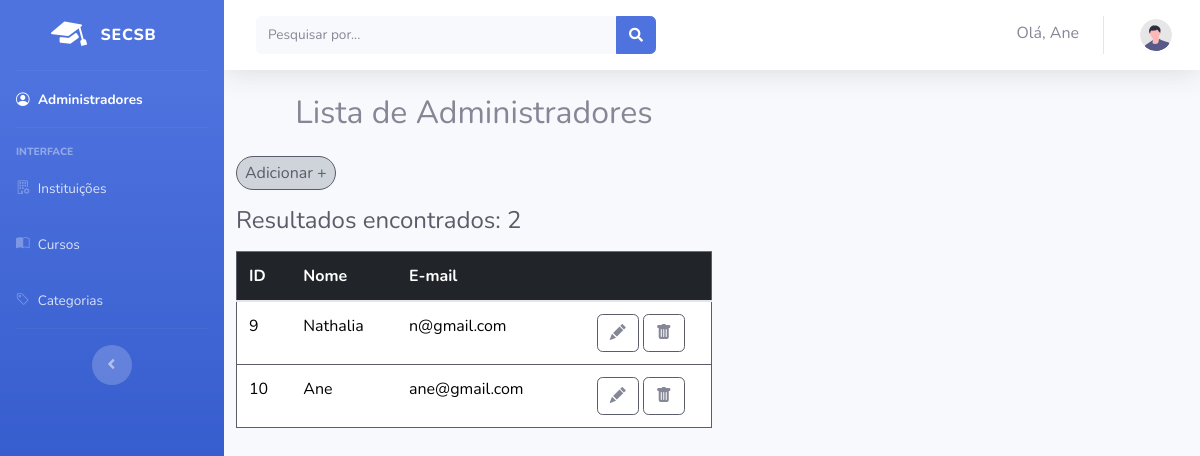
The app's page /area_adm/index.php (signed in) with its own data.
### tables this page shows
CREATE TABLE `administrador` (
  `idadministrador` int(11) NOT NULL,
  `nome` varchar(100) NOT NULL,
  `email` varchar(100) NOT NULL,
  `senha` varchar(255) NOT NULL
);

### area_adm/index.php (the view, shortened to what this page needs)
<?php
include("../connect.php");
if (!isset($_SESSION['id'])) {
    header("Location: ../index.php");
    exit();
} else {
    $id = $_SESSION['id'];
    $sql = "SELECT * FROM administrador WHERE idadministrador = '$id '";
    $result = mysqli_query($conn, $sql);
    $row = mysqli_fetch_assoc($result);
    $nome = $row['nome'];
}
?>
<!DOCTYPE html>
<html lang="en">
<head>
    <link href="vendor/fontawesome-free/css/all.min.css" rel="stylesheet" type="text/css">
    <link href="https://cdn.jsdelivr.net/npm/bootstrap@5.3.1/dist/css/bootstrap.min.css" rel="stylesheet">
    <link rel="stylesheet" href="https://cdn.jsdelivr.net/npm/bootstrap-icons@1.10.5/font/bootstrap-icons.css">
    <link href="css/sb-admin-2.min.css" rel="stylesheet">
</head>
<body id="page-top">
    <div id="wrapper">
        <ul class="navbar-nav bg-gradient-primary sidebar sidebar-dark accordion" id="accordionSidebar">
            <a class="sidebar-brand d-flex align-items-center justify-content-center" href="../index.php">
                <div class="sidebar-brand-icon rotate-n-15">
                    <i class="bi bi-mortarboard-fill"></i>
                </div>
                <div class="sidebar-brand-text mx-3">SECSB</div>
            </a>
            <hr class="sidebar-divider my-0">
            <li class="nav-item active">
                <a class="nav-link" href="index.php">
                    <i class="bi bi-person-circle"></i>
                    <span>Administradores</span></a>
            </li>
            <hr class="sidebar-divider">
            <div class="sidebar-heading">
                Interface
            </div>
            <li class="nav-item">
                <a class="nav-link" href="instituicoes.php">
                    <i class="bi bi-building-gear"></i>
                    <span>Instituições</span></a>
            </li>
            <li class="nav-item">
                <a class="nav-link" href="cursos.php">
                    <i class="bi bi-book-half"></i>
                    <span>Cursos</span></a>
            </li>
            <li class="nav-item">
                <a class="nav-link" href="categorias.php">
                    <i class="bi bi-tag"></i>
                    <span>Categorias</span></a>
            </li>
            <hr class="sidebar-divider d-none d-md-block">
            <div class="text-center d-none d-md-inline">
                <button class="rounded-circle border-0" id="sidebarToggle"></button>
            </div>
        </ul>
        <div id="content-wrapper" class="d-flex flex-column">
            <div id="content">
                <nav class="navbar navbar-expand navbar-light bg-white topbar mb-4 static-top shadow">
                    <form class="d-none d-sm-inline-block form-inline mr-auto ml-md-3 my-2 my-md-0 mw-100 navbar-search">
                        <div class="input-group">
                            <input type="text" name="search" class="form-control bg-light border-0 small" placeholder="Pesquisar por..." aria-label="Search" aria-describedby="basic-addon2">
                            <div class="input-group-append">
                                <button class="btn btn-primary" type="button">
                                    <i class="fas fa-search fa-sm"></i>
                                </button>
                            </div>
                        </div>
                    </form>
                    <ul class="navbar-nav ml-auto">
                        <h6 class='mt-4 me-2 text-capitalize'>Olá, <?php echo $nome; ?> </h6>
                        <li class="nav-item dropdown no-arrow">
                            <a class="nav-link dropdown-toggle" href="#" id="userDropdown" role="button" data-toggle="dropdown" aria-haspopup="true" aria-expanded="false">
                                <img class="img-profile rounded-circle" src="img/undraw_profile.svg">
                            </a>
                        </li>
                    </ul>
                </nav>
                <section class="main_content dashboard_part">
                    <div class="col-lg-12 col-xl-12">
                        <div class="white_box mb_30 w-50">
                            <h2 class="text-center mb-4">Lista de Administradores</h2>
                            <button style="text-decoration: none; border-radius:25px;" class='text-dark border border-dark bg-dark-subtle px-2 py-1' data-bs-toggle="modal" data-bs-target="#modal_raca">Adicionar +</button>
                            <?php
                            if (isset($_GET['search']) && !empty($_GET['search'])) {
                                $search = $_GET['search'];
                                $sql_pesquisa = "SELECT * FROM administrador WHERE LOWER(nome) LIKE LOWER('%$search%')";
                                $resultado_pesquisa = $conn->query($sql_pesquisa);
                                $count = $resultado_pesquisa->num_rows;
                                if ($resultado_pesquisa->num_rows > 0) {
                                    echo "<h4 class='text-dark mt-3 text-start'>Resultados encontrados: $count </h4>";
                                    echo "<table class='table border border-2 mt-3 border-dark'>
                                            <thead class='table-dark'>
                                                <tr>
                                                    <th scope='col'>ID</th>
                                                    <th scope='col'>Nome</th>
                                                    <th scope='col'>E-mail</th>
                                                    <th scope='col'> </th>
                                                </tr>
                                            </thead>
                                            <tbody>";
                                    while ($lista = $resultado_pesquisa->fetch_assoc()) { ?>
                                        <tr class=''>
                                            <td class=''><?php echo $lista["idadministrador"]; ?></td>
                                            <td class='text-capitalize'><?php echo $lista["nome"]; ?></td>
                                            <td class=''><?php echo $lista["email"]; ?></td>
                                            <td class='text-center'>
                                                <button class='btn border border-dark border-opacity-25 ' data-bs-toggle="modal" data-bs-target="#modal<?php echo $lista["idadministrador"]; ?>"><i class="bi bi-pencil-fill"></i></button>
                                                <button onclick="AlertAdm(<?php echo $lista['idadministrador']; ?>)" href='../scripts/delete_adm.php?id=<?php echo $lista["idadministrador"]; ?>' class='btn border border-dark border-opacity-25 '><i class="bi bi-trash-fill"></i></button>
                                            </td>
                                        </tr>
                                        <div class="modal fade" id="modal<?php echo $lista["idadministrador"]; ?>" tabindex="-1" aria-labelledby="modal<?php echo $lista["idadministrador"]; ?>" aria-hidden="true">
                                            <div class="modal-dialog modal-dialog-centered">
                                                <div class="modal-content">
                                                    <div class="modal-header border border-dark bg-primary-subtle">
                                                        <h5 class="modal-title" id="modal_adicionar">Editando administrador</h5>
                                                    </div>
                                                    <div class="modal-body border ">
                                                        <form action="../scripts/edit_adm.php" method="POST">
                                                            <label for="" class="text-dark ms-2"><strong>Nome</strong></label>
                                                            <input type="text" name="nome" id="nome" class="form-control border border-dark mb-3" value="<?php echo $lista["nome"]; ?>" required placeholder="Insira o nome">
                                                            <label for="" class="text-dark ms-2"><strong>E-mail</strong></label>
                                                            <input type="text" name="email" id="email" class="form-control border border-dark" value="<?php echo $lista["email"]; ?>" required placeholder="Insira o E-mail">
                                                            <label for="" class="text-dark  ms-2"><strong>Nova Senha</strong></label>
                                                            <input type="password" name="senha_new" id="senha_new" class="form-control border border-dark mb-3" placeholder="Insira a nova senha que desejar (opcional)">
                                                            <label for="" class="text-dark  ms-2"><strong>Confirmar Senha</strong></label>
                                                            <input type="password" name="senha_atual" id="senha_atual" class="form-control border border-dark mb-3" required placeholder="Insira a senha atual, para confirmar a edição">
                                                            <input type="hidden" name="id" id="id" value="<?php echo $lista["idadministrador"]; ?>">
                                                    </div>
                                                    <div class="modal-footer">
                                                        <button type="button" class="btn bg-dark-subtle border border-dark" data-bs-dismiss="modal">Fechar</button>
                                                        <button type="submit" class="btn bg-primary-subtle border border-dark">Editar</button>
                                                        </form>
                                                    </div>
                                                </div>
                                            </div>
                                        </div>
                                <?php  }
                                    echo "</tbody>
      </table>";
                                } else {
                                    echo "<h4 class='text-danger mt-5 ms-5'>Não foram encontrados resultados</h4>";
                                }
                            } else {
                                $sql = "SELECT * FROM administrador";
                                $result = mysqli_query($conn, $sql);
                                $count2 = $result->num_rows;
                                ?>
                                <h4 class="text-dark mt-3 text-start">Resultados encontrados: <?php echo $count2; ?></h4>
                                <table class="table border border-2 mt-3 border-dark">
                                    <thead class="table-dark">
                                        <tr>
                                            <th scope="col">ID</th>
                                            <th scope="col">Nome</th>
                                            <th scope="col">E-mail</th>
                                            <th scope="col"> </th>
                                        </tr>
                                    </thead>
                                    <tbody>
                                        <?php
                                        if (mysqli_num_rows($result) > 0) {
                                            while ($lista = mysqli_fetch_assoc($result)) {
                                        ?>
                                                <tr class=''>
                                                    <td class=''><?php echo $lista["idadministrador"]; ?></td>
                                                    <td class='text-capitalize'><?php echo $lista["nome"]; ?></td>
                                                    <td class=''><?php echo $lista["email"]; ?></td>
                                                    <td class='text-center'>
                                                        <button class='btn border border-dark border-opacity-25 ' data-bs-toggle="modal" data-bs-target="#modal<?php echo $lista["idadministrador"]; ?>"><i class="bi bi-pencil-fill"></i></button>
                                                        <button onclick="AlertAdm(<?php echo $lista['idadministrador']; ?>)" href='../scripts/delete_adm.php?id=<?php echo $lista["idadministrador"]; ?>' class='btn border border-dark border-opacity-25 '><i class="bi bi-trash-fill"></i></button>
                                                    </td>
                                                </tr>
                                    <?php   }
                                        }
                                    } ?>
                                    </tbody>
                                </table>
                        </div>
                    </div>
                </section>
            </div>
        </div>
    </div>
</body>
</html>

### records on screen
administrador: nome "Ane", idadministrador "10", email "ane@gmail.com"
administrador: idadministrador "9", nome "Nathalia", email "n@gmail.com"

### other values on screen
$count2 "2"
